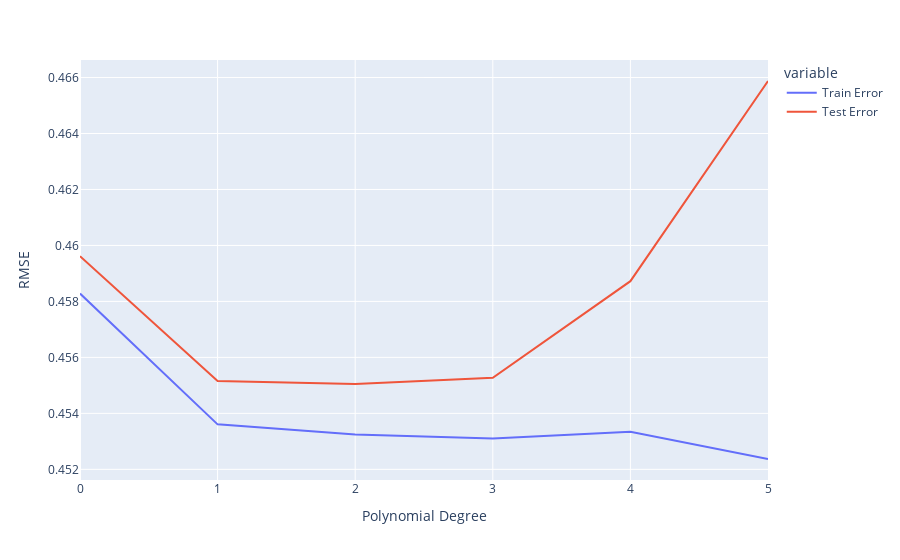

Notebook cell for this chart:
### Code cell
fig = px.line(errs)
fig.update_layout(showlegend=True, xaxis_title='Polynomial Degree', yaxis_title='RMSE')
fig.show()
fig.write_html('FM.html', include_plotlyjs='cdn')

### Figure 1 — Plotly figure (JSON) as saved in the notebook; plotly's stock layout.template omitted (floating-point values rounded to 4 significant figures)
{"data": [{"hovertemplate": "variable=Train Error<br>index=%{x}<br>value=%{y}<extra></extra>", "legendgroup": "Train Error", "line": {"color": "#636efa", "dash": "solid"}, "marker": {"symbol": "circle"}, "mode": "lines", "name": "Train Error", "orientation": "v", "showlegend": true, "type": "scatter", "x": [0, 1, 2, 3, 4, 5], "xaxis": "x", "y": [0.4583, 0.4536, 0.4532, 0.4531, 0.4533, 0.4524], "yaxis": "y"}, {"hovertemplate": "variable=Test Error<br>index=%{x}<br>value=%{y}<extra></extra>", "legendgroup": "Test Error", "line": {"color": "#EF553B", "dash": "solid"}, "marker": {"symbol": "circle"}, "mode": "lines", "name": "Test Error", "orientation": "v", "showlegend": true, "type": "scatter", "x": [0, 1, 2, 3, 4, 5], "xaxis": "x", "y": [0.4596, 0.4552, 0.455, 0.4553, 0.4587, 0.4659], "yaxis": "y"}], "layout": {"legend": {"title": {"text": "variable"}, "tracegroupgap": 0}, "margin": {"t": 60}, "showlegend": true, "xaxis": {"anchor": "y", "domain": [0, 1], "title": {"text": "Polynomial Degree"}}, "yaxis": {"anchor": "x", "domain": [0, 1], "title": {"text": "RMSE"}}}}
